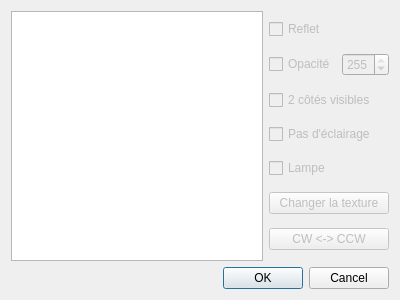
<?xml version="1.0" encoding="UTF-8"?>
<ui version="4.0">
 <class>DialogEditEffects</class>
 <widget class="QDialog" name="DialogEditEffects">
  <property name="geometry">
   <rect>
    <x>0</x>
    <y>0</y>
    <width>400</width>
    <height>300</height>
   </rect>
  </property>
  <property name="minimumSize">
   <size>
    <width>400</width>
    <height>300</height>
   </size>
  </property>
  <property name="maximumSize">
   <size>
    <width>16777215</width>
    <height>16777215</height>
   </size>
  </property>
  <property name="windowTitle">
   <string>Édition des effets</string>
  </property>
  <property name="windowIcon">
   <iconset resource="MainFrame.qrc">
    <normaloff>:/MainFrame/Resources/settings.png</normaloff>:/MainFrame/Resources/settings.png</iconset>
  </property>
  <layout class="QVBoxLayout" name="verticalLayout">
   <item>
    <layout class="QHBoxLayout" name="horizontalLayout">
     <item>
      <widget class="QTreeWidget" name="tree">
       <property name="headerHidden">
        <bool>true</bool>
       </property>
       <column>
        <property name="text">
         <string notr="true">1</string>
        </property>
       </column>
      </widget>
     </item>
     <item>
      <layout class="QVBoxLayout" name="verticalLayout_3">
       <property name="leftMargin">
        <number>0</number>
       </property>
       <item>
        <widget class="QCheckBox" name="checkReflect">
         <property name="enabled">
          <bool>false</bool>
         </property>
         <property name="text">
          <string>Reflet</string>
         </property>
        </widget>
       </item>
       <item>
        <layout class="QHBoxLayout" name="horizontalLayout_2">
         <item>
          <widget class="QCheckBox" name="checkOpacity">
           <property name="enabled">
            <bool>false</bool>
           </property>
           <property name="text">
            <string>Opacité</string>
           </property>
          </widget>
         </item>
         <item>
          <widget class="QSpinBox" name="spinOpacity">
           <property name="enabled">
            <bool>false</bool>
           </property>
           <property name="maximum">
            <number>255</number>
           </property>
           <property name="value">
            <number>255</number>
           </property>
          </widget>
         </item>
        </layout>
       </item>
       <item>
        <widget class="QCheckBox" name="check2Sides">
         <property name="enabled">
          <bool>false</bool>
         </property>
         <property name="text">
          <string>2 côtés visibles</string>
         </property>
        </widget>
       </item>
       <item>
        <widget class="QCheckBox" name="checkSelfIlluminate">
         <property name="enabled">
          <bool>false</bool>
         </property>
         <property name="text">
          <string>Pas d'éclairage</string>
         </property>
        </widget>
       </item>
       <item>
        <widget class="QCheckBox" name="checkHighlight">
         <property name="enabled">
          <bool>false</bool>
         </property>
         <property name="text">
          <string>Lampe</string>
         </property>
        </widget>
       </item>
       <item>
        <widget class="QPushButton" name="changeTexture">
         <property name="enabled">
          <bool>false</bool>
         </property>
         <property name="text">
          <string>Changer la texture</string>
         </property>
        </widget>
       </item>
       <item>
        <widget class="QPushButton" name="CWOrCCW">
         <property name="enabled">
          <bool>false</bool>
         </property>
         <property name="text">
          <string>CW &lt;-&gt; CCW</string>
         </property>
        </widget>
       </item>
      </layout>
     </item>
    </layout>
   </item>
   <item>
    <widget class="QDialogButtonBox" name="buttonBox">
     <property name="orientation">
      <enum>Qt::Horizontal</enum>
     </property>
     <property name="standardButtons">
      <set>QDialogButtonBox::Cancel|QDialogButtonBox::Ok</set>
     </property>
    </widget>
   </item>
  </layout>
 </widget>
 <resources>
  <include location="MainFrame.qrc"/>
 </resources>
 <connections>
  <connection>
   <sender>buttonBox</sender>
   <signal>accepted()</signal>
   <receiver>DialogEditEffects</receiver>
   <slot>accept()</slot>
   <hints>
    <hint type="sourcelabel">
     <x>248</x>
     <y>254</y>
    </hint>
    <hint type="destinationlabel">
     <x>157</x>
     <y>274</y>
    </hint>
   </hints>
  </connection>
  <connection>
   <sender>buttonBox</sender>
   <signal>rejected()</signal>
   <receiver>DialogEditEffects</receiver>
   <slot>reject()</slot>
   <hints>
    <hint type="sourcelabel">
     <x>316</x>
     <y>260</y>
    </hint>
    <hint type="destinationlabel">
     <x>286</x>
     <y>274</y>
    </hint>
   </hints>
  </connection>
 </connections>
</ui>
